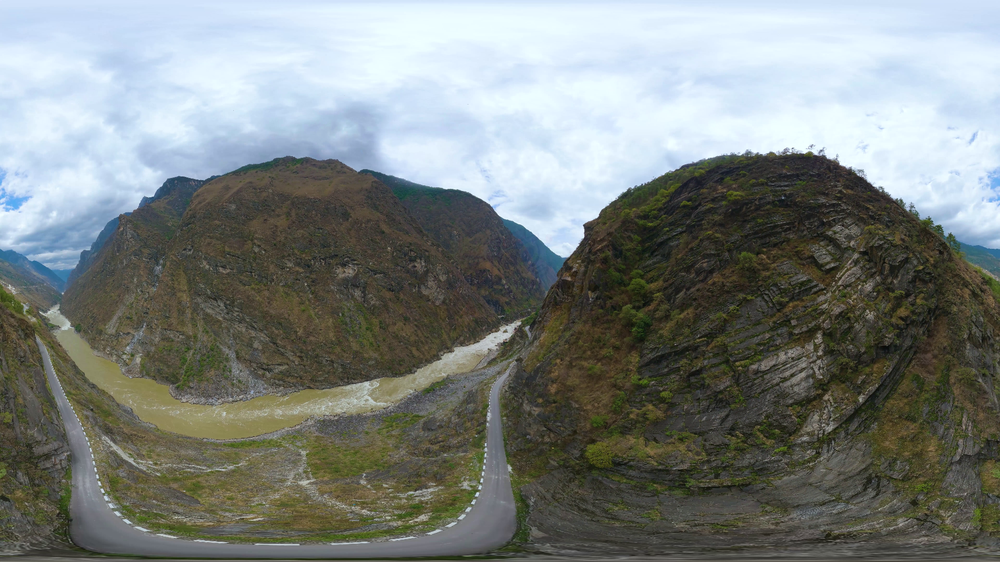
#> input picture images/ERP.png, 1000 x 562 px, shrunk from 1920 x 1080 before the run
$ python -i motion_detection.py   (imports and definitions only)
#> lines starting #> are read from the running program, lines starting #| are printed output that depends on the picture
#!/usr/bin/env python

#The MIT License (MIT)
#Copyright (c) 2016 Massimiliano Patacchiola
#
#THE SOFTWARE IS PROVIDED "AS IS", WITHOUT WARRANTY OF ANY KIND, EXPRESS OR IMPLIED, INCLUDING BUT NOT LIMITED TO THE WARRANTIES OF
#MERCHANTABILITY, FITNESS FOR A PARTICULAR PURPOSE AND NONINFRINGEMENT. IN NO EVENT SHALL THE AUTHORS OR COPYRIGHT HOLDERS BE LIABLE FOR ANY
#CLAIM, DAMAGES OR OTHER LIABILITY, WHETHER IN AN ACTION OF CONTRACT, TORT OR OTHERWISE, ARISING FROM, OUT OF OR IN CONNECTION WITH THE
#SOFTWARE OR THE USE OR OTHER DEALINGS IN THE SOFTWARE.

import numpy as np
import cv2
import sys

class DiffMotionDetector:
    """Motion is detected through the difference between
       the background (static) and the foregroung (dynamic).

    This class calculated the absolute difference between two frames.
    The first one is a static frame which represent the background
    and the second is the image containing the moving object.
    The resulting mask is passed to a threshold and cleaned from noise.
    """

    def __init__(self):
        """Init the color detector object.

    """
        self.background_gray = None

    # [21 lines left out: functions setBackground, getBackground, not called in this run]

    def returnMask(self, foreground_image, threshold=25):
        """Return the binary image after the detection process

        @param foreground_image the frame to check
        @param threshold the value used for filtering the pixels after the absdiff
        """
        if(foreground_image is None):
            return None
        foreground_gray = cv2.cvtColor(foreground_image, cv2.COLOR_BGR2GRAY)
        delta_image = cv2.absdiff(self.background_gray, foreground_gray)
        threshold_image = cv2.threshold(delta_image, threshold, 255, cv2.THRESH_BINARY)[1]
        return threshold_image


class MogMotionDetector:
    """Motion is detected through the Mixtures of Gaussian (MOG)

    This class is the implementation of the article "An Improved
    Adaptive Background Mixture Model for Realtime Tracking with
    Shadow Detection" by  KaewTraKulPong and Bowden (2008).

    ABSTRACT: Real-time segmentation of moving regions in image
    sequences is a fundamental step in many vision systems
    including automated visual surveillance, human-machine
    interface, and very low-bandwidth telecommunications. A
    typical method is background subtraction. Many background
    models have been introduced to deal with different problems.
    One of the successful solutions to these problems is to use a
    multi-colour background model per pixel proposed by Grimson
    et al [1,2,3]. However, the method suffers from slow learning
    at the beginning, especially in busy environments. In addition,
    it can not distinguish between moving shadows and moving objects.
    This paper presents a method which improves this adaptive
    background mixture model. By reinvestigating the update equations,
    we utilise different equations at different phases. This allows
    our system learn faster and more accurately as well as adapt
    effectively to changing environments. A shadow detection scheme
    is also introduced in this paper. It is based on a computational
    colour space that makes use of our background model. A comparison
    has been made between the two algorithms. The results show the
    speed of learning and the accuracy of the model using our update
    algorithm over the Grimson et al tracker. When incorporate with
    the shadow detection, our method results in far better segmentation
    than that of Grimson et al.
    """

    # [22 lines left out: functions __init__, returnMask, not called in this run]

class Mog2MotionDetector:
    """Motion is detected through the Imporved Mixtures of Gaussian (MOG)

    This class is the implementation of the article "Improved Adaptive
    Gaussian Mixture Model for Background Subtraction" by Zoran Zivkovic.

    ABSTRACT: Background subtraction is a common computer vision task.
    We analyze the usual pixel-level approach. We develop an efficient
    adaptive algorithm using Gaussian mixture probability density.
    Recursive equations are used to constantly update the parameters
    and but also to simultaneously select the appropriate number of
    components for each pixel.
    """

    # [27 lines left out: functions __init__, returnMask, returnGreyscaleMask, not called in this run]

>>> import cv2
>>> picture = cv2.imread('../images/ERP.png')
#> picture is the input picture: shape (562, 1000, 3); mean B, G, R 126.9, 129.8, 123.9
>>> result = DiffMotionDetector().returnMask(picture)
#> in returnMask, `foreground_gray = cv2.cvtColor(foreground_image, cv2.COLOR_BGR2GRAY)`:
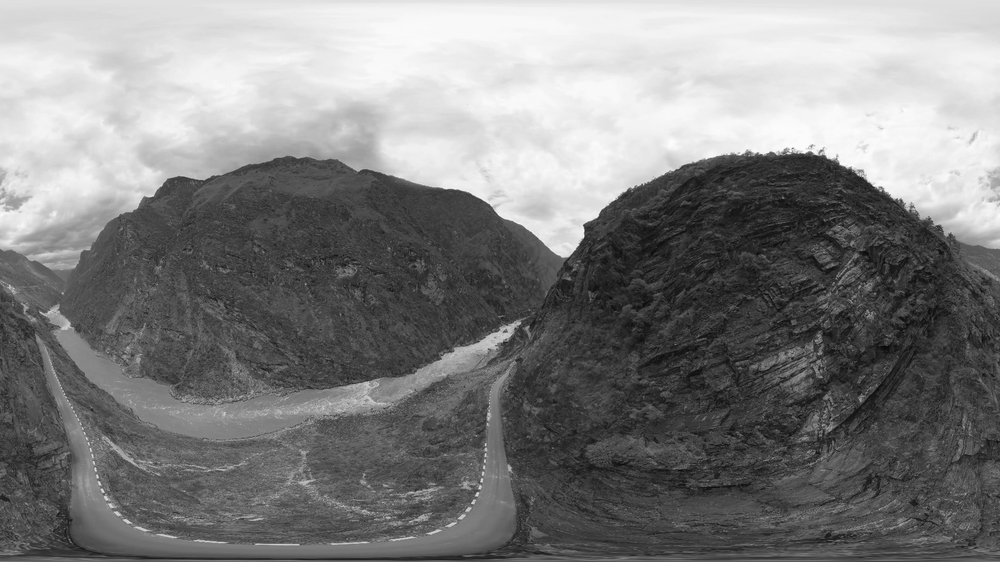
#> foreground_gray: shape (562, 1000); min 7, max 253, mean 127.7
#> (the run stopped early here; a loop or call above may not have finished)
